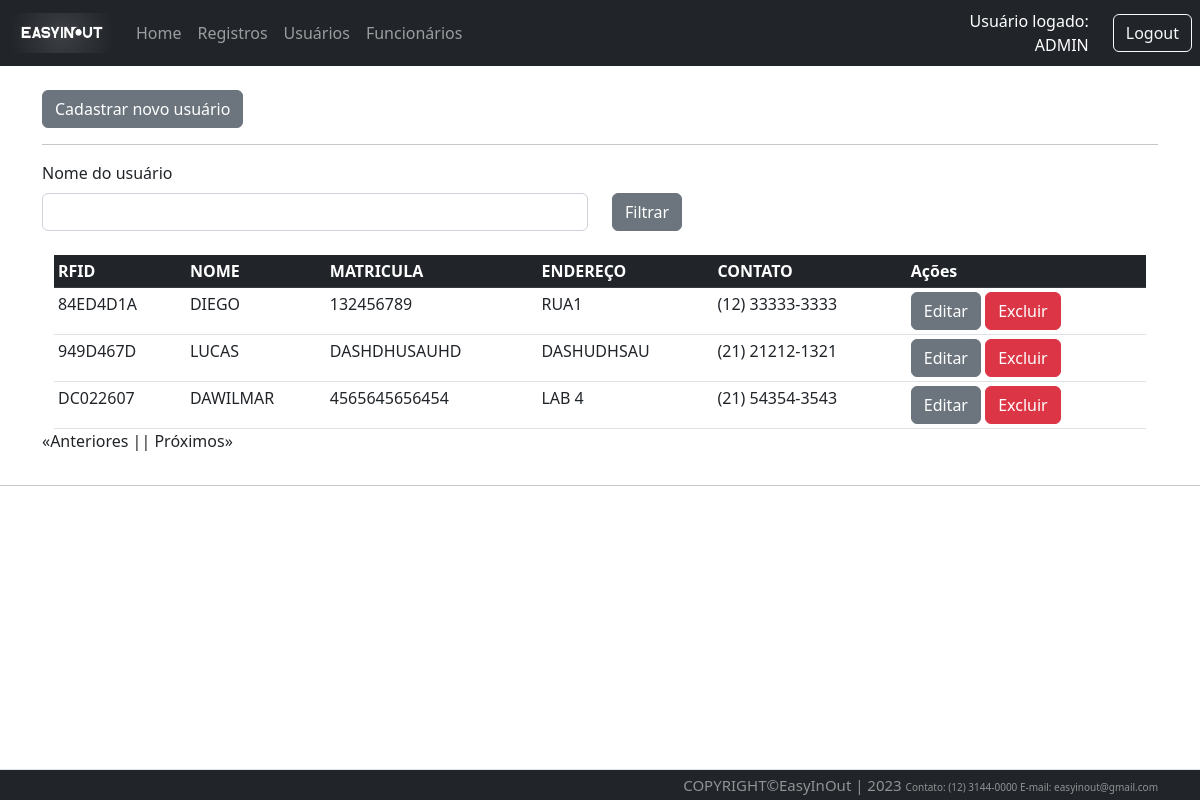
The app's page /user/list (signed in) with its own data.
### Src/Model/BancoDados.py (models this page shows, shortened)
class FuncBd(UserMixin,db.Model):
  id = db.Column(db.Integer, primary_key=True, autoincrement=True)
  mat = db.Column(db.Integer, unique=True)
  nome = db.Column(db.String(150))
  endereco = db.Column(db.String(150))
  contato = db.Column(db.String(150))
  email = db.Column(db.String(150))
  senha = db.Column(db.String(150))

class UserBd(db.Model):
  id = db.Column(db.Integer, primary_key=True, autoincrement=True)
  mat = db.Column(db.Integer, unique=True)
  rfid = db.Column(db.String(8), unique=True)
  nome = db.Column(db.String(150))
  endereco = db.Column(db.String(150))
  contato = db.Column(db.String(150))

### Src/View/User.py (the view)
@User.route('/list', defaults={'page':1}, methods=['GET'])
@User.route('/list/<int:page>', methods=['GET'])
@login_required
def listUser(page):
  _userFilter=request.values.get('nomeUsuario')
  if _userFilter == 'None' or _userFilter is None:
    _userFilter=""
  return render_template('listaUsuario.html', listData=UsersController.List(page, _userFilter),_nomeUser=_userFilter)

### Src/Controller/Users.py (called while the page is built)
  def List(page, _userFilter, per_page=15):
    if len(_userFilter)<1:
      query = UserBd.query.paginate(page=page, per_page=per_page)
      queryCount = UserBd.query.count()
    else:
      print(_userFilter)
      query = UserBd.query.filter(UserBd.nome.like('%'+_userFilter+'%')).paginate(page=page, per_page=per_page)
      queryCount = UserBd.query.count()
    return {
      "regUser": query,
      "count": queryCount,
      "page": page,
      "per_page": per_page
    }

### Src/View/Login.py (called while the page is built)
@login_manager.user_loader
def load_user(employee_id):
  funcionario = FuncBd.query.filter_by(id=employee_id).first()
  return funcionario

### Templates/listaUsuario.html (shortened to what this page needs)
{% extends 'base.html' %}
{% block conteudo %}
<br>
<a href="{{url_for('router.user.createUser')}}" class="btn btn-secondary btn-xs">Cadastrar novo usuário</a>
<hr>
<div class="row">
    <label class="form-label" for="form3Example4">Nome do usuário</label>
    <fieldset class="form-group col-md-6">
        <form action="{{url_for('router.user.listUser')}}" method="GET">
            <input type="text" class="form-control" name="nomeUsuario" value="{{_nomeUser}}">
    </fieldset>
    <fieldset class="form-group col-md-4">
        <button type="submit" class="btn btn-secondary">Filtrar</button>
    </fieldset>
</div>
<br>
<section class="intro">
    <div class="mask d-flex align-items-center h-100">
        <div class="container ">
            <div class="row justify-content-center">
                <div class="col-xl">
                    <div class="bg-white ">
                        <table class="table table-sm mb-0 text-xsmall">
                            <thead class="table-dark">
                                <tr>
                                    <th scope="col">RFID</th>
                                    <th scope="col">NOME</th>
                                    <th scope="col">MATRICULA</th>
                                    <th scope="col">ENDEREÇO</th>
                                    <th scope="col">CONTATO</th>
                                    <th scope="col">Ações</th>
                                </tr>
                            </thead>
                            <tbody>
                                {% for registro in listData['regUser'].items %}
                                <tr>
                                    <td>{{registro.rfid}}</td>
                                    <td>{{registro.nome}}</td>
                                    <td>{{registro.mat}}</td>
                                    <td>{{registro.endereco}}</td>
                                    <td>{{registro.contato}}</td>
                                    <td>
                                        <a href="{{registro.id}}/updateUser" class="btn btn-secondary btn-xs">Editar</a>
                                        <a href="{{registro.id}}/removeUser"
                                            onclick="return confirm('Deseja realmente excluir esse registro ?')"
                                            class="btn btn-danger btn-xs">Excluir</a>
                                    </td>
                                </tr>
                                {% endfor %}
                            </tbody>
                        </table>
                    </div>
                </div>
            </div>
        </div>
    </div>
</section>
<div style="display: flex;">
    {% if listData['regUser'].has_prev %}
    <a href="{{listData['regUser'].prev_num }}?nomeUsuario={{_nomeUser}}"> «Anteriores |</a>
    {% else %}
    <p> «Anteriores |</p>
    {% endif %}
    {% if listData['regUser'].has_next %}
      {% if listData['page'] == 1 %}
        <a href="{{list/listData['regUser'].next_num}}?nomeUsuario={{_nomeUser}}">| Próximos»</a>
      {% else %}
        <a href="{{listData['regUser'].next_num}}?nomeUsuario={{_nomeUser}}">| Próximos»</a>
       {% endif %}
    {% else %}
      <p>| Próximos»</p>
    {% endif %}
</div>
{% endblock conteudo %}

### Templates/base.html (shortened to what this page needs)
<!DOCTYPE html>
<html lang="en-US">
    <head>
        <link rel="stylesheet"
            href="https://cdn.jsdelivr.net/npm/bootstrap@5.2.3/dist/css/bootstrap.min.css"
>
      <link rel="stylesheet" href="{{url_for('static', filename='style.css')}}">
    </head>
    <header>
        {% include 'top.html' %}
    </header>
    <body>
        <div class="container">
            {% block conteudo %}
            {% endblock conteudo %}
        </div>
      <hr>
    </body>
      <br>
      <br>
        {% include 'footer.html' %}
</html>

### Templates/top.html (shortened to what this page needs)
<div id="containers">
{% if not current_user.nome %}
<nav class="navbar navbar-expand-lg navbar-dark bg-dark">
          <div class="container-fluid">
              <a class="navbar-brand" href="{{url_for('router.home.index')}}">
                <img src="{{url_for('static', filename='Images/easyinout.png')}}"
             style="width: 100px; height: 40px;">
              </a>
              <div class="collapse navbar-collapse" id="navbarSupportedContent">
                  <ul class="navbar-nav me-auto mb-2 mb-lg-0">
                    <li class="nav-item">
                        <a class="nav-link" href="{{url_for('router.home.index')}}">Home</a>
                    </li>
                    <li class="nav-item">
                        <a class="nav-link" href="{{url_for('router.about.sobre')}}">Sobre Nós</a>
                    </li>
                  </ul>
              </div>
              <div class="text-end">
                  <a type="button" class="btn btn-outline-light me-2" href="{{url_for('router.login.login')}}">Login</a>
              </div>
          </div>
      </nav>
{% else %}
        <nav class="navbar navbar-expand-lg navbar-dark bg-dark">
            <div class="container-fluid">
                <a class="navbar-brand" href="{{url_for('router.home.index')}}">
                  <img src="{{url_for('static', filename='Images/easyinout.png')}}"
             style="width: 100px; height: 40px;">
                </a>
                <div class="collapse navbar-collapse"
                    id="navbarSupportedContent">
                    <ul class="navbar-nav me-auto mb-2 mb-lg-0">
                        <li class="nav-item">
                            <a class="nav-link" href="{{url_for('router.home.index')}}">Home</a>
                        </li>
                        <li class="nav-item">
                            <a class="nav-link" href="{{url_for('router.traffic.list')}}">Registros</a>
                        </li>
                        <li class="nav-item">
                            <a class="nav-link"href="{{url_for('router.user.listUser')}}">Usuários</a>
                        </li>
                        <li class="nav-item">
                            <a class="nav-link"href="{{url_for('router.func.listFunc')}}">Funcionários</a>
                        </li>
                    </ul>
                </div>
            </div>
            <div class="text-end me-4" style="text-align:right; color:white; width:500px ">
              Usuário logado:<br>{{current_user.nome}}
            </div>
            <div class="text-end">
                <a type="button" class="btn btn-outline-light me-2" href="{{url_for('router.login.logout')}}">Logout</a>
            </div>
        </nav>
</div>
{% endif %}

### Templates/footer.html
<footer class="w-100">
  <div
      class="d-flex flex-wrap align-items-center py-1 border-top text-bg-dark">
      <div align="right" class="container">
          <div class="text-white-50 small align-items-center">
              <a style="font-size: 15px;"> COPYRIGHT&copy;EasyInOut | 2023 </a>
              <a style="font-size: 10px;">Contato: (12) 3144-0000 </a>
              <a style="font-size: 10px;">E-mail: easyinout@gmail.com </a>
          </div>
      </div>
  </div>
</footer>

### Public/style.css (style rules this page uses)
footer { position: fixed; bottom: 0; }
.intro { height: 100%; width: 100%; }

### Templates/base.html (style rules this page uses)
body { min-height: 100% }

### records on screen
FuncBd: nome "ADMIN"
UserBd: rfid "84ED4D1A", nome "DIEGO", mat "132456789", endereco "RUA1", contato "(12) 33333-3333"
UserBd: rfid "949D467D", nome "LUCAS", mat "DASHDHUSAUHD", endereco "DASHUDHSAU", contato "(21) 21212-1321"
UserBd: rfid "DC022607", nome "DAWILMAR", mat "4565645656454", endereco "LAB 4", contato "(21) 54354-3543"
